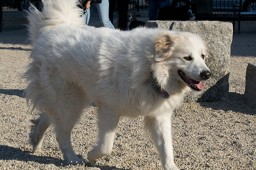
#> input picture backend/samples/pets/great_pyrenees_54.jpg, 256 x 170 px
$ python make_landing_assets.py
#> lines starting #> are read from the running program, lines starting #| are printed output that depends on the picture
### src/corruptions.py
"""The three corruptions (salt-and-pepper, Gaussian blur, occlusion), NumPy only.

Design:
- Every corruption is fully described by a small JSON-friendly dict ("params").
  `apply_corruption(img, params)` is deterministic: same image + same params -> same output.
  The val/test manifests simply store these dicts, so evaluation is exactly repeatable.
- Randomness lives only in the *samplers* (`sample_training_params`, `fixed_test_params`),
  which turn a NumPy random generator into params.
- No PyTorch here, so the FastAPI backend can import this file unchanged (no train/serve skew).

Images are uint8 arrays of shape (H, W, 3).
"""
import numpy as np

from src import config as C


# ---------------------------------------------------------------- apply (deterministic)

def salt_and_pepper(img: np.ndarray, p: float, seed: int) -> np.ndarray:
    """Each pixel is hit with probability p; a hit pixel becomes black or white (50/50).
    A "pixel" means all 3 channels together, so hit pixels are pure black/white, not coloured."""
    rng = np.random.default_rng(seed)
    h, w = img.shape[:2]
    hit = rng.random((h, w)) < p
    white = rng.random((h, w)) < 0.5
    out = img.copy()
    out[hit & white] = 255
    out[hit & ~white] = 0
    return out


def gaussian_kernel_1d(kernel: int, sigma: float) -> np.ndarray:
    x = np.arange(kernel) - kernel // 2
    k = np.exp(-(x ** 2) / (2 * sigma ** 2))
    return k / k.sum()


def gaussian_blur(img: np.ndarray, kernel: int, sigma: float) -> np.ndarray:
    """Separable Gaussian blur (rows, then columns) with reflect padding at the borders."""
    k = gaussian_kernel_1d(kernel, sigma).astype(np.float32)
    r = kernel // 2
    x = img.astype(np.float32)
    # Blur along height: pad top/bottom, then weighted sum of shifted copies.
    xp = np.pad(x, ((r, r), (0, 0), (0, 0)), mode="reflect")
    x = sum(k[i] * xp[i:i + img.shape[0]] for i in range(kernel))
    # Blur along width.
    xp = np.pad(x, ((0, 0), (r, r), (0, 0)), mode="reflect")
    x = sum(k[i] * xp[:, i:i + img.shape[1]] for i in range(kernel))
    return np.clip(np.rint(x), 0, 255).astype(np.uint8)


# [6 lines left out: function occlusion, not called in this run]


def apply_corruption(img: np.ndarray, params: dict) -> np.ndarray:
    kind = params["type"]
    if kind == "clean":
        return img.copy()
    if kind == "salt":
        return salt_and_pepper(img, params["p"], params["seed"])
    if kind == "blur":
        return gaussian_blur(img, params["kernel"], params["sigma"])
    if kind == "occlusion":
        return occlusion(img, params["rects"])
    raise ValueError(f"unknown corruption type: {kind}")


# ---------------------------------------------------------------- occlusion geometry

# [59 lines left out: functions _overlaps, make_rects, rect_coverage, sample_training_params, not called in this run]


def fixed_test_params(condition: int, level: str, rng: np.random.Generator) -> dict:
    """Params for the fixed test severities (low / medium / high)."""
    name = C.CONDITIONS[condition]
    if name == "clean":
        return {"type": "clean"}
    if name == "salt":
        return {"type": "salt", "p": C.TEST_SALT_P[level], "seed": int(rng.integers(2 ** 31))}
    if name == "blur":
        k, s = C.TEST_BLUR[level]
        return {"type": "blur", "kernel": k, "sigma": s}
    n, area = C.TEST_OCCLUSION[level]
    return {"type": "occlusion", "rects": make_rects(n, area, rng), "target_area": area}


# [10 lines left out: function severity_value, not called in this run]

### scripts/make_landing_assets.py
"""Landing-page card images made by OUR models (no stock photos, no invented numbers).

Runs the exported ONNX models on CPU with ONNX Runtime (no GPU) on bundled sample images:
  card1_universal.png  salt-and-pepper (medium) input | Task 1 output       (split view)
  card2_hard.png       blur (medium) input | Task 2 hard-routed output
  card3_soft.png       occlusion (medium) input | Task 3 soft-MoE output
  card3_soft.json      the REAL gate weights for that card-3 image (shown as the card's bars)
  card4_sketch.png     face photo | Task 4 sketch (only if the generator ONNX exists; else photo only)
Output: frontend/src/assets/landing/. Fixed seeds, so re-running gives the same images.
Run:  .venv\\Scripts\\python scripts/make_landing_assets.py
"""
import json
import sys
from pathlib import Path

import numpy as np
import onnxruntime as ort
from PIL import Image

sys.path.insert(0, str(Path(__file__).resolve().parents[1]))

from src import config as C  # noqa: E402
from src.corruptions import apply_corruption, fixed_test_params  # noqa: E402

OUT = C.ROOT / "frontend" / "src" / "assets" / "landing"
SAMPLES = C.ROOT / "backend" / "samples"
W, H = 480, 360   # card image size (4:3, as in the Stitch design)


def load(path) -> np.ndarray:
    with Image.open(path) as im:
        return np.asarray(im.convert("RGB").resize((128, 128), Image.Resampling.BILINEAR))


def run(name, x: np.ndarray, extra=None):
    sess = ort.InferenceSession(str(C.ONNX_DIR / f"{name}.onnx"), providers=["CPUExecutionProvider"])
    feed = {sess.get_inputs()[0].name: (x.astype(np.float32) / 255).transpose(2, 0, 1)[None]}
    if extra:
        feed.update(extra)
    return sess.run(None, feed)


def to_img(t: np.ndarray) -> Image.Image:
    a = np.clip(np.rint(t * 255), 0, 255).astype(np.uint8)
    a = a[0] if a.shape[0] == 1 else a.transpose(1, 2, 0)
    return Image.fromarray(a).convert("RGB")


def split(left: Image.Image, right: Image.Image) -> Image.Image:
    """Left half of the 'before' image + right half of the 'after' image, with a thin divider line."""
    big_l, big_r = (im.resize((W, W), Image.Resampling.BICUBIC) for im in (left, right))
    top = (W - H) // 2
    big_l, big_r = big_l.crop((0, top, W, top + H)), big_r.crop((0, top, W, top + H))
    out = big_l.copy()
    out.paste(big_r.crop((W // 2, 0, W, H)), (W // 2, 0))
    px = out.load()
    for y in range(H):
        px[W // 2, y] = (210, 214, 220)
    return out


def corrupted(clean, cond, level, seed):
    return apply_corruption(clean, fixed_test_params(cond, level, np.random.default_rng(seed)))


def main():
    OUT.mkdir(parents=True, exist_ok=True)
    dog, cat = load(SAMPLES / "pets/great_pyrenees_54.jpg"), load(SAMPLES / "pets/Bombay_56.jpg")
#> in load, im is the input picture: PIL image 256x170 RGB; mean R, G, B 118.1, 114, 107.5
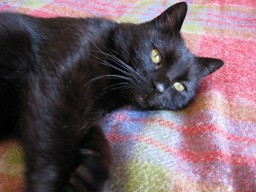
#> input picture backend/samples/pets/Bombay_56.jpg, 256 x 192 px
#> in load, im is the input picture: PIL image 256x192 RGB; mean R, G, B 114.2, 93.4, 101.8
    dog2 = load(SAMPLES / "pets/keeshond_53.jpg")
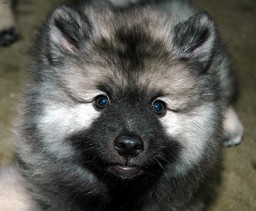
#> input picture backend/samples/pets/keeshond_53.jpg, 256 x 211 px
#> in load, im is the input picture: PIL image 256x211 RGB; mean R, G, B 89.5, 88.8, 82.4
#> in load (call 3), `return np.asarray(im.convert("RGB").resize((128, 128), Image.Resamplin..`:
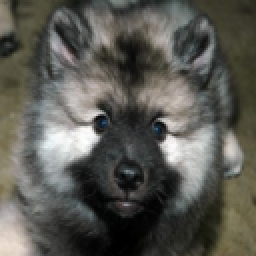
#> returned value: shape (128, 128, 3) (shown 2 times larger); mean of channels 0, 1, 2 89.5, 88.9, 82.5; drawn as R, G, B

    x = corrupted(dog, C.SALT, "medium", 1)
#> in apply_corruption, `kind = params["type"]`: kind = 'salt'
#> in salt_and_pepper, `out[hit & ~white] = 0`:
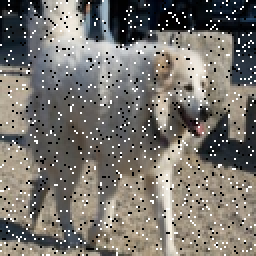
#> out: shape (128, 128, 3) (shown 2 times larger); mean of channels 0, 1, 2 119.7, 115.9, 109.8; drawn as R, G, B
    split(Image.fromarray(x), to_img(run("task1_universal_ae", x)[0][0])).save(OUT / "card1_universal.png")
#> (the call stopped at in run, `sess = ort.InferenceSession(str(C.ONNX_DIR / f"{name}.onnx"), provider..`: onnxruntime is not available in this run)

    x = corrupted(cat, C.BLUR, "medium", 2)
#> in gaussian_blur, `xp = np.pad(x, ((r, r), (0, 0), (0, 0)), mode="reflect")`:
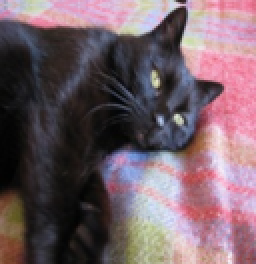
#> xp: shape (132, 128, 3) float32 (shown 2 times larger); mean of channels 0, 1, 2 115.8, 94.8, 103.1; drawn as R, G, B
#> in gaussian_blur, `xp = np.pad(x, ((0, 0), (r, r), (0, 0)), mode="reflect")`:
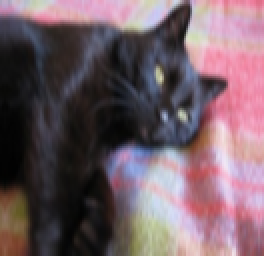
#> xp: shape (128, 132, 3) float32 (shown 2 times larger); mean of channels 0, 1, 2 114.9, 93.5, 102; drawn as R, G, B
#> in gaussian_blur, `x = sum(k[i] * xp[:, i:i + img.shape[1]] for i in range(kernel))`:
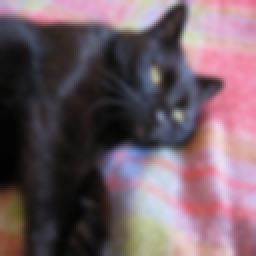
#> x: shape (128, 128, 3) float32 (shown 2 times larger); mean of channels 0, 1, 2 114.2, 93.5, 101.8; drawn as R, G, B
    _, probs = run("task2_classifier", x)
    route = int(np.argmax(probs[0]))
    out = run(["", "task2_expert_salt", "task2_expert_blur", "task2_expert_occlusion"][route], x)[0][0] if route else x / 255
    split(Image.fromarray(x), to_img(out if route else x.transpose(2, 0, 1) / 255)).save(OUT / "card2_hard.png")

    x = corrupted(dog2, C.OCCLUSION, "medium", 5)
    out, weights, _ = run("task3_soft_moe", x)
    split(Image.fromarray(x), to_img(out[0])).save(OUT / "card3_soft.png")
    w = {k: round(float(v), 2) for k, v in zip(["Identity", "Salt-and-pepper", "Blur", "Occlusion"], weights[0])}
    (OUT / "card3_soft.json").write_text(json.dumps(
        {"caption": "Gate weights for this image (occlusion, medium)", "weights": w}, indent=2))

    face_path = sorted((SAMPLES / "faces").glob("*.jpg"))[0]
    face = load(face_path)
    if (C.ONNX_DIR / "task4_generator.onnx").exists():
        sketch = run("task4_generator", face, {"style": np.array([0], dtype=np.int64)})[0][0]
        split(Image.fromarray(face), to_img(sketch)).save(OUT / "card4_sketch.png")
    else:   # generator not trained yet: show only the real photo, no invented sketch
        img = Image.fromarray(face).resize((W, W), Image.Resampling.BICUBIC)
        img.crop((0, (W - H) // 2, W, (W - H) // 2 + H)).save(OUT / "card4_sketch.png")
    print("written:", sorted(p.name for p in OUT.iterdir()), "| card 3 weights:", w, "| card 2 route:", route)


if __name__ == "__main__":
    main()
#> (the call stopped at in run, `sess = ort.InferenceSession(str(C.ONNX_DIR / f"{name}.onnx"), provider..`: onnxruntime is not available in this run)
